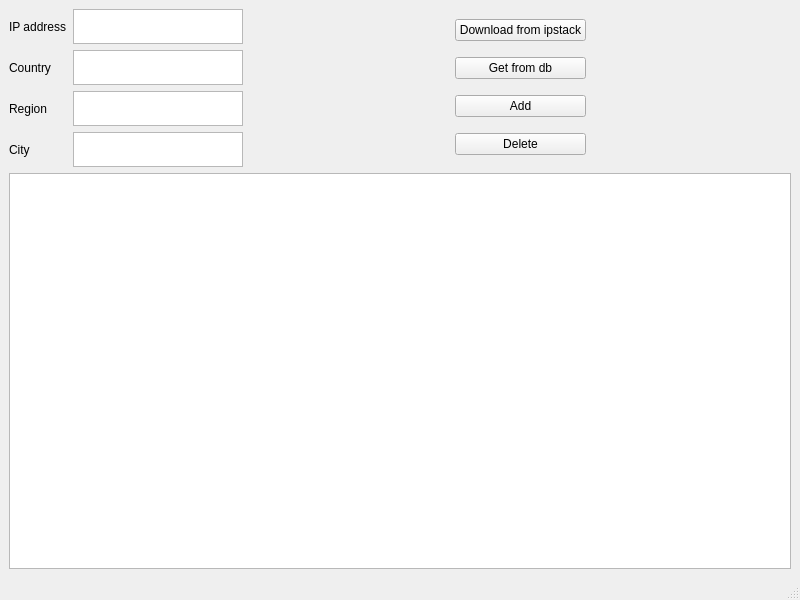
<?xml version="1.0" encoding="UTF-8"?>
<ui version="4.0">
 <class>MainWindow</class>
 <widget class="QMainWindow" name="MainWindow">
  <property name="geometry">
   <rect>
    <x>0</x>
    <y>0</y>
    <width>800</width>
    <height>600</height>
   </rect>
  </property>
  <property name="windowTitle">
   <string>MainWindow</string>
  </property>
  <widget class="QWidget" name="centralwidget">
   <layout class="QHBoxLayout" name="horizontalLayout_6">
    <item>
     <layout class="QVBoxLayout" name="verticalLayout_3">
      <item>
       <layout class="QHBoxLayout" name="horizontalLayout_5">
        <item>
         <layout class="QVBoxLayout" name="verticalLayout_2">
          <item>
           <layout class="QHBoxLayout" name="horizontalLayout">
            <property name="sizeConstraint">
             <enum>QLayout::SetMaximumSize</enum>
            </property>
            <item>
             <widget class="QLabel" name="label">
              <property name="text">
               <string>IP address</string>
              </property>
              <property name="buddy">
               <cstring>textEdit_ipAddr</cstring>
              </property>
             </widget>
            </item>
            <item>
             <widget class="QTextEdit" name="textEdit_ipAddr">
              <property name="sizePolicy">
               <sizepolicy hsizetype="Fixed" vsizetype="Fixed">
                <horstretch>0</horstretch>
                <verstretch>0</verstretch>
               </sizepolicy>
              </property>
              <property name="maximumSize">
               <size>
                <width>170</width>
                <height>35</height>
               </size>
              </property>
             </widget>
            </item>
           </layout>
          </item>
          <item>
           <layout class="QHBoxLayout" name="horizontalLayout_2">
            <property name="sizeConstraint">
             <enum>QLayout::SetMaximumSize</enum>
            </property>
            <item>
             <widget class="QLabel" name="label_2">
              <property name="text">
               <string>Country</string>
              </property>
              <property name="buddy">
               <cstring>textEdit_country</cstring>
              </property>
             </widget>
            </item>
            <item>
             <widget class="QTextEdit" name="textEdit_country">
              <property name="sizePolicy">
               <sizepolicy hsizetype="Fixed" vsizetype="Fixed">
                <horstretch>0</horstretch>
                <verstretch>0</verstretch>
               </sizepolicy>
              </property>
              <property name="maximumSize">
               <size>
                <width>170</width>
                <height>35</height>
               </size>
              </property>
             </widget>
            </item>
           </layout>
          </item>
          <item>
           <layout class="QHBoxLayout" name="horizontalLayout_3">
            <property name="sizeConstraint">
             <enum>QLayout::SetMaximumSize</enum>
            </property>
            <item>
             <widget class="QLabel" name="label_3">
              <property name="text">
               <string>Region</string>
              </property>
              <property name="buddy">
               <cstring>textEdit_Region</cstring>
              </property>
             </widget>
            </item>
            <item>
             <widget class="QTextEdit" name="textEdit_Region">
              <property name="sizePolicy">
               <sizepolicy hsizetype="Fixed" vsizetype="Fixed">
                <horstretch>0</horstretch>
                <verstretch>0</verstretch>
               </sizepolicy>
              </property>
              <property name="maximumSize">
               <size>
                <width>170</width>
                <height>35</height>
               </size>
              </property>
             </widget>
            </item>
           </layout>
          </item>
          <item>
           <layout class="QHBoxLayout" name="horizontalLayout_4">
            <property name="sizeConstraint">
             <enum>QLayout::SetMaximumSize</enum>
            </property>
            <item>
             <widget class="QLabel" name="label_4">
              <property name="text">
               <string>City</string>
              </property>
              <property name="buddy">
               <cstring>textEdit_City</cstring>
              </property>
             </widget>
            </item>
            <item>
             <widget class="QTextEdit" name="textEdit_City">
              <property name="sizePolicy">
               <sizepolicy hsizetype="Fixed" vsizetype="Fixed">
                <horstretch>0</horstretch>
                <verstretch>0</verstretch>
               </sizepolicy>
              </property>
              <property name="maximumSize">
               <size>
                <width>170</width>
                <height>35</height>
               </size>
              </property>
             </widget>
            </item>
           </layout>
          </item>
         </layout>
        </item>
        <item>
         <spacer name="horizontalSpacer">
          <property name="orientation">
           <enum>Qt::Horizontal</enum>
          </property>
          <property name="sizeHint" stdset="0">
           <size>
            <width>78</width>
            <height>20</height>
           </size>
          </property>
         </spacer>
        </item>
        <item>
         <layout class="QVBoxLayout" name="verticalLayout">
          <property name="sizeConstraint">
           <enum>QLayout::SetMaximumSize</enum>
          </property>
          <item>
           <widget class="QPushButton" name="pushButton">
            <property name="text">
             <string>Download from ipstack</string>
            </property>
           </widget>
          </item>
          <item>
           <widget class="QPushButton" name="pushButton_getFromDB">
            <property name="text">
             <string>Get from db</string>
            </property>
           </widget>
          </item>
          <item>
           <widget class="QPushButton" name="pushButton_AddToDB">
            <property name="text">
             <string>Add</string>
            </property>
           </widget>
          </item>
          <item>
           <widget class="QPushButton" name="pushButton_DeleteFromDb">
            <property name="text">
             <string>Delete</string>
            </property>
           </widget>
          </item>
         </layout>
        </item>
        <item>
         <spacer name="horizontalSpacer_2">
          <property name="orientation">
           <enum>Qt::Horizontal</enum>
          </property>
          <property name="sizeHint" stdset="0">
           <size>
            <width>40</width>
            <height>20</height>
           </size>
          </property>
         </spacer>
        </item>
       </layout>
      </item>
      <item>
       <widget class="QTextEdit" name="textEdit"/>
      </item>
     </layout>
    </item>
   </layout>
  </widget>
  <widget class="QMenuBar" name="menubar">
   <property name="geometry">
    <rect>
     <x>0</x>
     <y>0</y>
     <width>800</width>
     <height>30</height>
    </rect>
   </property>
  </widget>
  <widget class="QStatusBar" name="statusbar"/>
 </widget>
 <resources/>
 <connections/>
</ui>
